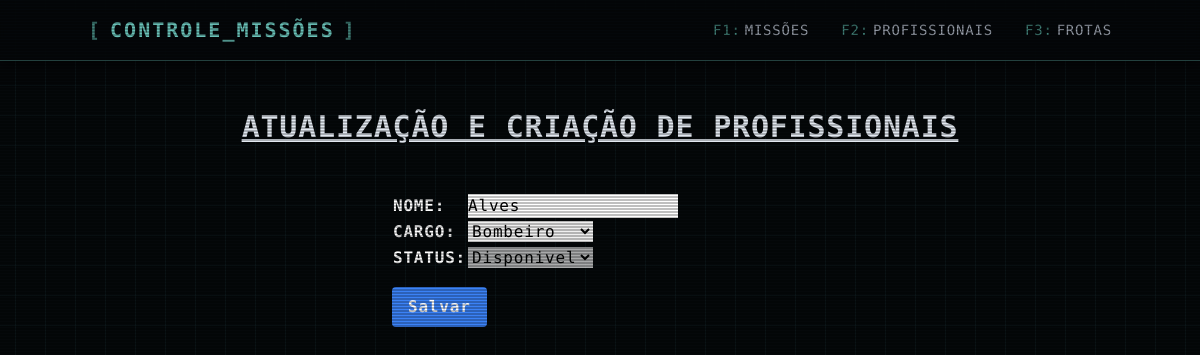
/profissionais/atualizar/2/, run on an earlier commit of the app's database.
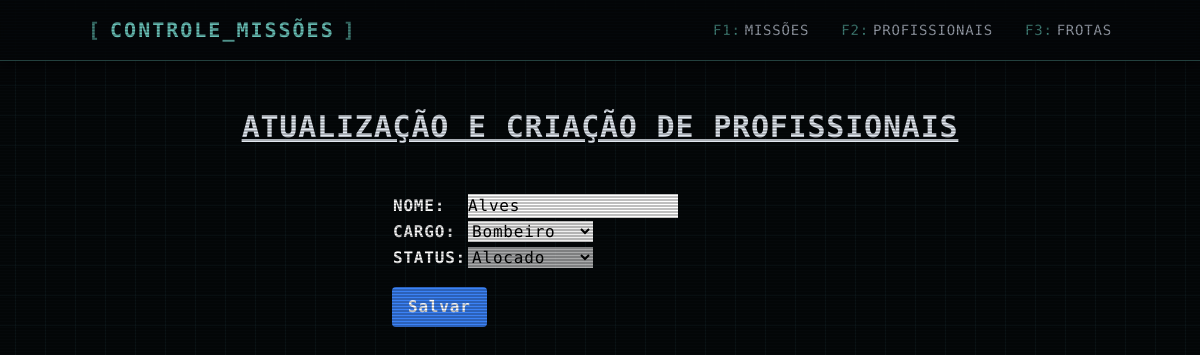
And on a later commit of the database.
### professional/models.py (models this page shows, shortened)
class OperatorProfessional(models.Model):
    ROLE_LIST = [
        ("Piloto", "Piloto"),
        ("Bombeiro", "Bombeiro"),
        ("Mecânico", "Mecânico"),
        ("Médico", "Médico"),
        ("Enfermeiro", "Enfermeiro")
    ]
    name = models.CharField(max_length=20, verbose_name="Nome")
    role = models.CharField(choices=ROLE_LIST, verbose_name="Cargo")
    status = models.ForeignKey(Status, on_delete=models.PROTECT, default=get_default_status)
    class Meta:
        verbose_name = "Profissional"
        verbose_name_plural = "Profissionais"
        ordering = ['name']

### professional/views.py (the view)
# urls.py: path('profissionais/atualizar/<int:pk>/', OperatorProfessionalUpdateView.as_view(), name='update_professional'),
class OperatorProfessionalUpdateView(UpdateView):
    model = OperatorProfessional
    template_name = 'update_professional.html'
    form_class = OperatorProfessionalForm
    success_url = '/profissionais/'

### professional/forms.py
class OperatorProfessionalForm(forms.ModelForm):
    class Meta:
        model = OperatorProfessional
        fields = ['name', 'role', 'status']
        widgets = {
            'name': forms.TextInput(attrs={'class': 'form-control'}),
            'role': forms.Select(attrs={'class': 'form-select'}),
            'status': forms.Select(attrs={'class': 'form-select'}),
        }
    def __init__(self, *args, **kwargs):
        super().__init__(*args, **kwargs)
        self.fields['status'].disabled = True

### professional/models.py (called while the page is built)
    def __str__(self):
        return str(self.status_name)

### core/templates/update_professional.html (shortened to what this page needs)
{% extends "base.html" %}
{% block content %}
<h1 class="text-3xl font-bold underline w-full text-center">Atualização e Criação de Profissionais</h1>
<form method="post" class="max-w-md mx-auto mt-8 p-4 rounded">
    <table class="table-auto text-left text-black">
        {{ form.as_table }}
    </table>
    <button type="submit" class="bg-blue-500 hover:bg-blue-700 text-white font-bold py-2 px-4 rounded mt-4" style="cursor: pointer;">
        Salvar
    </button>
</form>
{% endblock %}

What changed in the data, as far as the page shows it:
changed OperatorProfessional "Alves": status "Disponivel" → "Alocado"
